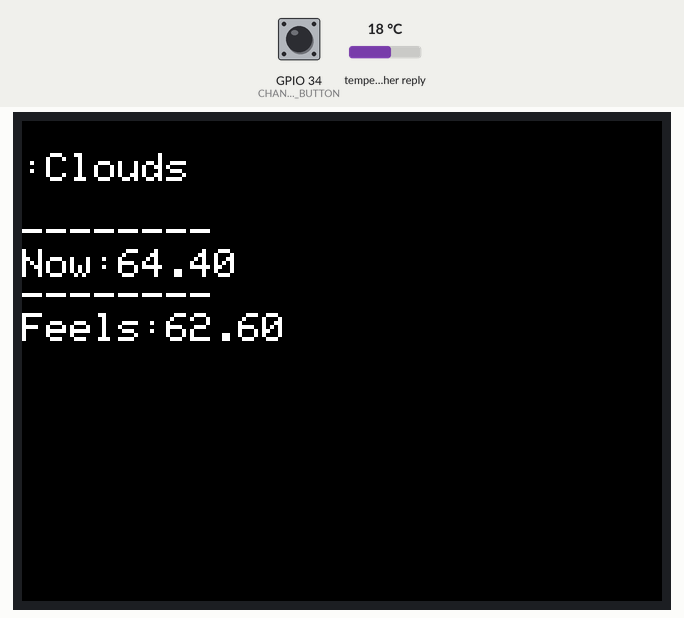
Simulated run of this sketch. Board: ESP32. On the bench: 320×240 colour display. Inputs (shaded band) come from the test bench; at power-on: GPIO 34 (CHANGE_BUTTON) HIGH, temperature in the weather reply 18 °C. WiFi joins after 1.5 s; servers stay silent unless stated; uploads are accepted with an empty reply; web services answer with replies made up by the test bench; what the sketch prints to the serial monitor is not drawn.

Above: at 8.1 s.
8.2 s: GPIO 34 (CHANGE_BUTTON) pulled LOW for 0.15 s
At 9.1 s:
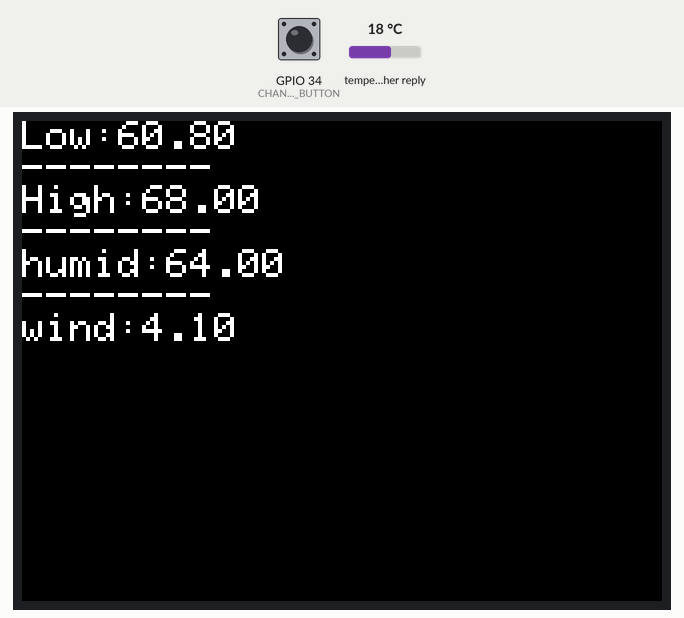
9.9 s: GPIO 34 (CHANGE_BUTTON) pulled LOW for 1 s
At 11.4 s:
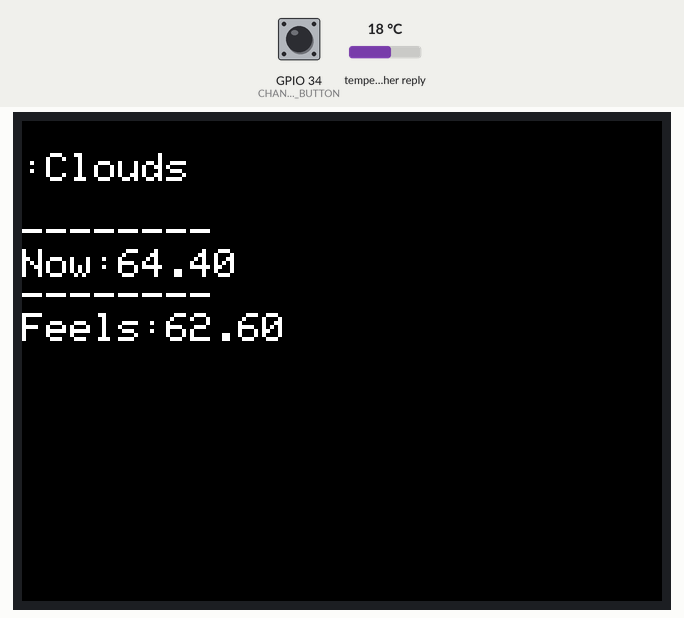
12.4 s: GPIO 34 (CHANGE_BUTTON) pulled LOW for 3.2 s
At 16.4 s:
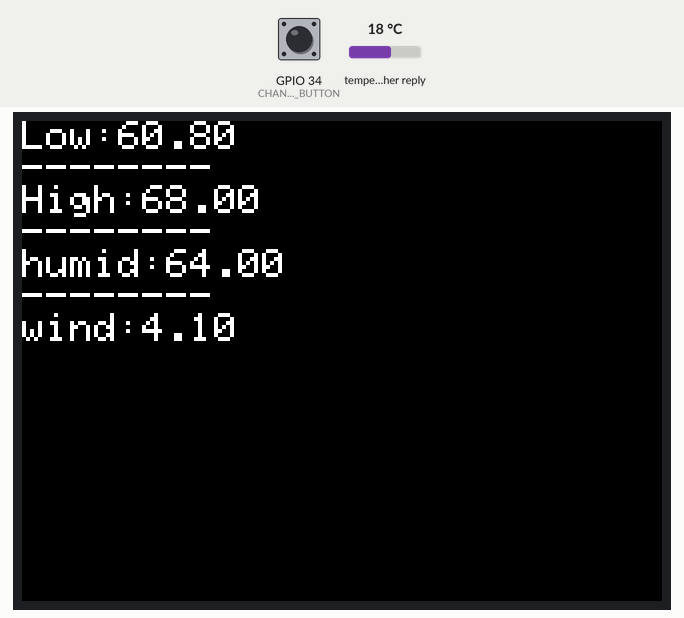
Timing chart, 0 to 17.9 s (numbered marks = the images above; inputs shaded):
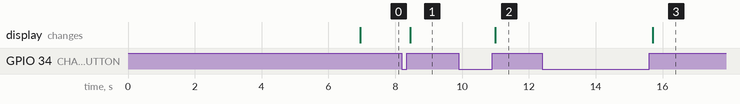

Measured:
- after the input at 8.2 s, the display: changes after 0.25 s (image 1)
- after the input at 9.9 s, the display: changes after 1.1 s (image 2)
- after the input at 12.4 s, the display: changes after 3.3 s (image 3)

The sketch:

Weather_app.ino
```cpp
#include <WiFi.h> //Connect to WiFi Network
#include <TFT_eSPI.h> // Graphics and font library for ST7735 driver chip
#include <SPI.h> //Used in support of TFT Display
#include <string.h>  //used for some string handling and processing.
#include <ArduinoJson.h>

TFT_eSPI tft = TFT_eSPI();  // Invoke library, pins defined in User_Setup.h


const uint8_t TEMP_SCREEN = 0;
const uint8_t OTHER_SCREEN = 1;
const uint8_t TURN = 2;

const long period = 60000;
unsigned long previousMillis = 0;
unsigned long currentMillis = 0;

const long time_period = 3000;
unsigned long previous_time_millis= 0;
unsigned long current_time_millis = 0;

uint8_t state;
uint8_t previous_state;


uint8_t CHANGE_BUTTON = 34;

const int RESPONSE_TIMEOUT = 6000; //ms to wait for response from host
const int GETTING_PERIOD = 2000; //periodicity of getting a number fact.
const int BUTTON_TIMEOUT = 1000; //button timeout in milliseconds
const uint16_t IN_BUFFER_SIZE = 5000; //size of buffer to hold HTTP request
const uint16_t OUT_BUFFER_SIZE = 5000; //size of buffer to hold HTTP response
char request_buffer[IN_BUFFER_SIZE]; //char array buffer to hold HTTP request
char response_buffer[OUT_BUFFER_SIZE]; //char array buffer to hold HTTP response

char network[] = "TP-Link_5A24";
char password[] = "13030513";

uint8_t scanning = 0; //set to 1 if you'd like to scan for wifi networks

uint8_t channel = 1; //network channel on 2.4 GHz
byte bssid[] = {0x04, 0x95, 0xE6, 0xAE, 0xDB, 0x41}; //6 byte MAC address of AP you're targeting.

double latitude = 43.158679;
double longitude = -76.33271;
const char API_KEY[] = "17fa85997281567e98a7dabfd46f9fa9";
const char units[] = "imperial";

char host[] = "api.openweathermap.org";

void setup(){
  tft.init();  //init screen
  tft.setRotation(1); //adjust rotation
  tft.setTextSize(3); //default font size
  tft.fillScreen(TFT_BLACK); //fill background
  tft.setTextColor(TFT_WHITE, TFT_BLACK); //set color of font to green foreground, black background
  Serial.begin(115200); //begin serial comms
  if (scanning){
    int n = WiFi.scanNetworks();
    Serial.println("scan done");
    if (n == 0) {
      Serial.println("no networks found");
    } else {
      Serial.print(n);
      Serial.println(" networks found");
      for (int i = 0; i < n; ++i) {
        Serial.printf("%d: %s, Ch:%d (%ddBm) %s ", i + 1, WiFi.SSID(i).c_str(), WiFi.channel(i), WiFi.RSSI(i), WiFi.encryptionType(i) == WIFI_AUTH_OPEN ? "open" : "");
        uint8_t* cc = WiFi.BSSID(i);
        for (int k = 0; k < 6; k++) {
          Serial.print(*cc, HEX);
          if (k != 5) Serial.print(":");
          cc++;
        }
        Serial.println("");
      }
    }
  }
  delay(100); //wait a bit (100 ms)

  //if using regular connection use line below:
  WiFi.begin(network, password);
  //if using channel/mac specification for crowded bands use the following:
  //WiFi.begin(network, password, channel, bssid);
  uint8_t count = 0; //count used for Wifi check times
  Serial.print("Attempting to connect to ");
  Serial.println(network);
  while (WiFi.status() != WL_CONNECTED && count<6) {
    delay(500);
    Serial.print(".");
    count++;
  }
  delay(2000);
  if (WiFi.isConnected()) { //if we connected then print our IP, Mac, and SSID we're on
    Serial.println("CONNECTED!");
    Serial.printf("%d:%d:%d:%d (%s) (%s)\n",WiFi.localIP()[3],WiFi.localIP()[2],
                                            WiFi.localIP()[1],WiFi.localIP()[0],
                                          WiFi.macAddress().c_str() ,WiFi.SSID().c_str());
    delay(500);
  } else { //if we failed to connect just Try again.
    Serial.println("Failed to Connect :/  Going to restart");
    Serial.println(WiFi.status());
    ESP.restart(); // restart the ESP (proper way)
  }
  pinMode(CHANGE_BUTTON, INPUT_PULLUP);
  delay(2000);
  Serial.println("GETTING NEW DATA");
  get_all_values();
  get_all_time_values();
  previous_time_millis = millis();
  print_temp_screen();
  state = TEMP_SCREEN;
  previousMillis = millis();
}

uint8_t char_append(char* buff, char c, uint16_t buff_size) {
  int len = strlen(buff);
  if (len > buff_size) return false;
  buff[len] = c;
  buff[len + 1] = '\0';
  return true;
}

void do_http_GET(char* host, char* request, char* response, uint16_t response_size, uint16_t response_timeout, uint8_t serial){
  WiFiClient client; //instantiate a client object
  if (client.connect(host, 80)) { //try to connect to host on port 80
    if (serial) Serial.print(request);//Can do one-line if statements in C without curly braces
    client.print(request);
    memset(response, 0, response_size); //Null out (0 is the value of the null terminator '\0') entire buffer
    uint32_t count = millis();
    while (client.connected()) { //while we remain connected read out data coming back
      client.readBytesUntil('\n',response,response_size);
      if (serial) Serial.println(response);
      if (strcmp(response,"\r")==0) { //found a blank line!
        break;
      }
      memset(response, 0, response_size);
      if (millis()-count>response_timeout) break;
    }
    memset(response, 0, response_size);
    count = millis();
    while (client.available()) { //read out remaining text (body of response)
      char_append(response,client.read(),OUT_BUFFER_SIZE);
    }
    if (serial) Serial.println(response);
    client.stop();
    if (serial) Serial.println("-----------");
  }else{
    if (serial) Serial.println("connection failed :/");
    if (serial) Serial.println("wait 0.5 sec...");
    client.stop();
  }
}


void get_world_clock_json(){
  sprintf(request_buffer,"GET http://worldclockapi.com/api/json/est/now HTTP/1.1\r\n");
  strcat(request_buffer, "Host: worldclockapi.com\r\n"); //add more to the end
  strcat(request_buffer, "\r\n"); //add blank line!
  char host[] = "worldclockapi.com";
  do_http_GET(host, request_buffer, response_buffer, OUT_BUFFER_SIZE, RESPONSE_TIMEOUT, true);
}

void get_weather_json(){
  sprintf(request_buffer,"GET https://api.openweathermap.org/data/2.5/weather?lat=43.158679&lon=-76.33271&appid=17fa85997281567e98a7dabfd46f9fa9&units=imperial HTTP/1.1\r\n");
  strcat(request_buffer, "Host: api.openweathermap.org\r\n"); //add more to the end
  strcat(request_buffer, "\r\n"); //add blank line!
  char host[] = "api.openweathermap.org";
  do_http_GET(host, request_buffer, response_buffer, OUT_BUFFER_SIZE, RESPONSE_TIMEOUT, true);
}

double current_temperature = 0.0;
double feels_like = 0.0;
double min_temp = 0.0;
double max_temp = 0.0;
double pressure = 0.0;
double humidity = 0.0;
double wind_speed = 0.0;
char weather_condition[50];


char day_of_the_week[10];
char current_date[50];
char current_time[50];
char total_date_time[100];
char total_day_of_week[50];

void get_all_time_values(){
    memset(current_date, 0, 50);
    memset (current_time, 0, 50);
    memset(day_of_the_week, 0, 3);

    get_world_clock_json();
    StaticJsonDocument<5000> doc;
    DeserializationError error = deserializeJson(doc, response_buffer);
    if (error) {
      Serial.print(F("deserializeJson() failed: "));
      Serial.println(error.f_str());
      return;
    }
    //day_of_the_week = doc["dayofTheWeek"]
    sprintf(total_day_of_week, doc["dayOfTheWeek"]);
    for (int i = 0; i<3; i++){
      char temp = total_day_of_week[i];
      day_of_the_week[i] = temp;
    }
    //sprintf(day_of_the_week, doc["dayOfTheWeek"]);

    sprintf(total_date_time, doc["currentDateTime"]);
    //2022-06-03T09:07-04:00
    int length_of_string = strlen(total_date_time);
    int t_index;

    for (int i = 0; i < length_of_string; i++){
      char temp = total_date_time[i];
      if (temp == 'T'){
        t_index = i;
        break;
      }
      else{
        current_date[i] = temp;
      }
    }


    for (int i = t_index+1; i < length_of_string; i++){
      char temp = total_date_time[i];
      if (temp == '-'){
        break;
      }
      else{
        current_time[i - t_index-1] = total_date_time[i];
      }
    }

//    Serial.println(day_of_the_week);
//    Serial.println(total_date_time);
//    Serial.println(current_date);
//    Serial.println(current_time);
}

void get_all_values(){
    get_weather_json();
    StaticJsonDocument<5000> doc;
    DeserializationError error = deserializeJson(doc, response_buffer);
    if (error) {
      Serial.print(F("deserializeJson() failed: "));
      Serial.println(error.f_str());
      return;
    }
    current_temperature = doc["main"]["temp"];
    feels_like = doc["main"]["feels_like"];
    min_temp = doc["main"]["temp_min"];
    max_temp = doc["main"]["temp_max"];
    humidity = doc["main"]["humidity"];
    wind_speed = doc["wind"]["speed"];
    sprintf(weather_condition, doc["weather"][0]["main"]);
}

void print_temp_screen(){
  tft.setCursor(0,0,1);
  tft.setTextSize(2);
  tft.println(current_date);
  tft.print(day_of_the_week);
  tft.print(":");
  tft.println(weather_condition);
  tft.println(current_time);
  tft.println("--------");
  tft.print("Now:");
  tft.println(current_temperature);
  tft.println("--------");
  tft.print("Feels:");
  tft.println(feels_like);
}

void print_other_info_screen(){
  tft.setCursor(0,0,1);
  tft.setTextSize(2); //default font size
  tft.print("Low:");
  tft.println(min_temp);
  tft.println("--------");
  tft.print("High:");
  tft.println(max_temp);
  tft.println("--------");
  tft.print("humid:");
  tft.println(humidity);
  tft.println("--------");
  tft.print("wind:");
  tft.println(wind_speed);
}

char previous_date[50];
char previous_time[50];
char previous_day[50];

void loop() {
  uint8_t change_button = digitalRead(CHANGE_BUTTON);
  currentMillis = millis();
  current_time_millis = millis();


  switch(state){
    case TEMP_SCREEN:

      if (current_time_millis - previous_time_millis >= time_period){
          sprintf(previous_date, current_date);
          sprintf(previous_time, current_time);
          sprintf(previous_day, day_of_the_week);
          get_all_time_values();
          if (strcmp(previous_date, current_date)!=0){
            tft.fillScreen(TFT_BLACK);
            print_temp_screen();
          }
          else if (strcmp(previous_time, current_time)!=0){
            tft.fillScreen(TFT_BLACK);
            print_temp_screen();
          }

          else if (strcmp(previous_day, day_of_the_week)!=0){
            tft.fillScreen(TFT_BLACK);
            print_temp_screen();
          }
            previous_time_millis = current_time_millis;
      }

      if (currentMillis - previousMillis >= period){
        Serial.println("GETTING NEW DATA");
        get_all_values();
        tft.fillScreen(TFT_BLACK);
        print_temp_screen();
        previousMillis = currentMillis;
      }

      if (change_button == 0){
          previous_state = TEMP_SCREEN;
          state = TURN;
      }
    break;

    case OTHER_SCREEN:
      if (currentMillis - previousMillis >= period){
        Serial.println("GETTING NEW DATA");
        get_all_values();
        tft.fillScreen(TFT_BLACK);
        print_other_info_screen();
        previousMillis = currentMillis;
      }

      if (change_button == 0){
          previous_state = OTHER_SCREEN;
          state = TURN;
        }
    break;

    case TURN:
      if (change_button == 1){
        if (previous_state == TEMP_SCREEN){
                  tft.fillScreen(TFT_BLACK);
                  state = OTHER_SCREEN;
                  print_other_info_screen();
        }
        else if (previous_state == OTHER_SCREEN){
                  tft.fillScreen(TFT_BLACK);
                  state = TEMP_SCREEN;
                  print_temp_screen();
          }
      }
    break;

    }

}
```
